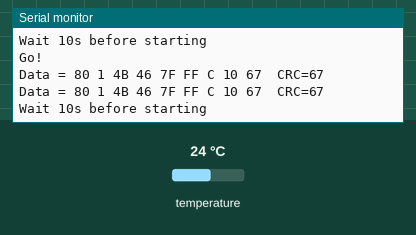
Simulated run of this sketch. Board: Arduino Uno, built with avr-gcc and run on an emulated ATmega328P. Shown: the last lines printed to the serial monitor. The test bench sets the inputs (shaded band); at power-on: temperature 24 °C.

Above: at 10.8 s.
10.9 s: temperature set to 12 °C
At 20.12 s:
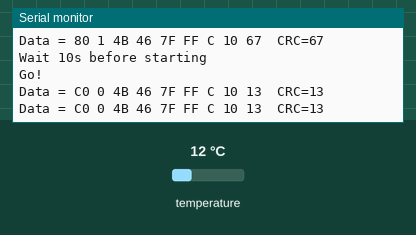
21.5 s: temperature set to 28 °C
At 30.17 s:
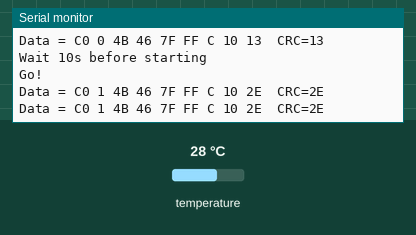
31.6 s: temperature set to 33 °C
At 40.22 s:
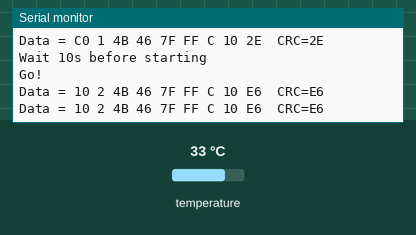
41.6 s: temperature set to 8 °C
At 50.27 s:
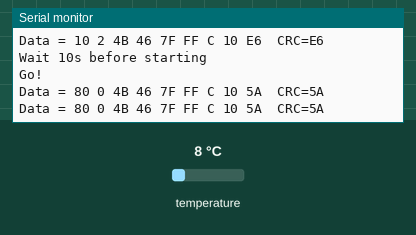
51.7 s: temperature set to 10 °C
At 60.32 s:
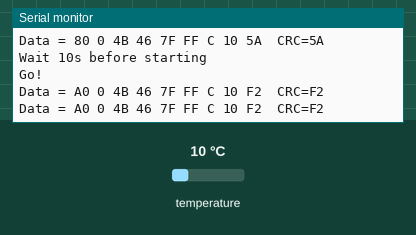

The sketch:

TestDS18B20_WriteScratchpad_2.ino
```cpp
#include <OneWire.h>

// Test: read scratchpad, then write and read it again to check

OneWire  ds(10);  // on pin 10 (a 4.7K resistor is necessary)

void setup(void) {
  Serial.begin(9600);
}

void loop(void) {
  byte i;
  byte data[12];
  byte addr[8];

  Serial.println("Wait 10s before starting");
  delay(10000);
  Serial.println("Go!");

  ds.reset();
  ds.write(0xCC);  // Skip ROM command we speak to all roms on the bus
  // Now we read. To do read after a skip rom no more than one device must be on the bus
  ds.write(0xBE);  // Read Scratchpad
  Serial.print("Data = ");
  for ( i = 0; i < 9; i++) {           // we read 9 bytes
    data[i] = ds.read();
    Serial.print(data[i], HEX);
    Serial.print(" ");
  }
  Serial.print(" CRC=");
  Serial.print(OneWire::crc8(data, 8), HEX);
  Serial.println();

  ds.reset();
  ds.write(0xCC);  // Skip ROM
  ds.write(0x4E);  // Write scratchpad command
  ds.write(0x22);  // TH=34
  ds.write(0xFE);  // TL=-2
  ds.write(0x3F);  // configuration register set resolution to 10 bits
  delay(10);       // let's wait a bit before reset

  // Now we read again to check what we have written
  ds.reset();
  ds.write(0xCC);  // Skip ROM command we speak to all roms on the bus
  // Now we read. To do read after a skip rom no more than one device must be on the bus
  ds.write(0xBE);  // Read Scratchpad
  Serial.print("Data = ");
  for ( i = 0; i < 9; i++) {           // we read 9 bytes
    data[i] = ds.read();
    Serial.print(data[i], HEX);
    Serial.print(" ");
  }
  Serial.print(" CRC=");
  Serial.print(OneWire::crc8(data, 8), HEX);
  Serial.println();
}
```

Measured:
- after the input at 10.9 s, the serial monitor: prints a new line after 9.2 s (image 1)
- after the input at 21.5 s, the serial monitor: prints a new line after 8.6 s (image 2)
- after the input at 31.6 s, the serial monitor: prints a new line after 8.6 s (image 3)
- after the input at 41.6 s, the serial monitor: prints a new line after 8.6 s (image 4)
- after the input at 51.7 s, the serial monitor: prints a new line after 8.6 s (image 5)
